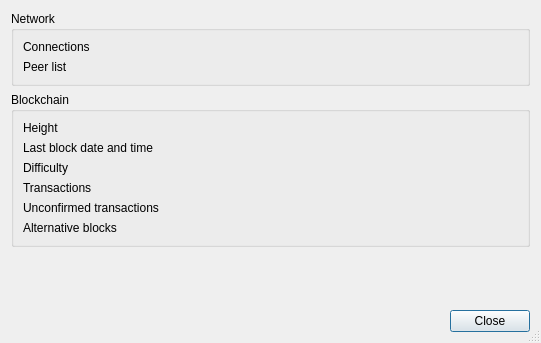
<?xml version="1.0" encoding="UTF-8"?>
<ui version="4.0">
  <class>InfoDialog</class>
  <widget class="QDialog" name="InfoDialog">
    <property name="windowModality">
      <enum>Qt::NonModal</enum>
    </property>
    <property name="geometry">
      <rect>
        <x>0</x>
        <y>0</y>
        <width>541</width>
        <height>343</height>
      </rect>
    </property>
    <property name="windowTitle">
      <string>Information</string>
    </property>
    <property name="sizeGripEnabled">
      <bool>true</bool>
    </property>
    <property name="modal">
      <bool>false</bool>
    </property>
    <layout class="QVBoxLayout" name="verticalLayout">
      <item>
        <widget class="QGroupBox" name="groupBox">
          <property name="title">
            <string>Network</string>
          </property>
          <layout class="QGridLayout" name="gridLayout">
            <item row="0" column="0">
              <widget class="QLabel" name="label">
                <property name="minimumSize">
                  <size>
                    <width>150</width>
                    <height>0</height>
                  </size>
                </property>
                <property name="text">
                  <string>Connections</string>
                </property>
              </widget>
            </item>
            <item row="0" column="1">
              <widget class="QLabel" name="m_connections">
                <property name="text">
                  <string/>
                </property>
              </widget>
            </item>
            <item row="1" column="0">
              <widget class="QLabel" name="label_7">
                <property name="minimumSize">
                  <size>
                    <width>150</width>
                    <height>0</height>
                  </size>
                </property>
                <property name="text">
                  <string>Peer list</string>
                </property>
              </widget>
            </item>
            <item row="1" column="1">
              <widget class="QLabel" name="m_peerList">
                <property name="text">
                  <string/>
                </property>
              </widget>
            </item>
          </layout>
        </widget>
      </item>
      <item>
        <widget class="QGroupBox" name="groupBox_2">
          <property name="title">
            <string>Blockchain</string>
          </property>
          <layout class="QGridLayout" name="gridLayout_2">
            <item row="0" column="0">
              <widget class="QLabel" name="label_2">
                <property name="minimumSize">
                  <size>
                    <width>150</width>
                    <height>0</height>
                  </size>
                </property>
                <property name="text">
                  <string>Height</string>
                </property>
              </widget>
            </item>
            <item row="0" column="1">
              <widget class="QLabel" name="m_height">
                <property name="text">
                  <string/>
                </property>
              </widget>
            </item>
            <item row="1" column="0">
              <widget class="QLabel" name="label_8">
                <property name="minimumSize">
                  <size>
                    <width>150</width>
                    <height>0</height>
                  </size>
                </property>
                <property name="text">
                  <string>Last block date and time</string>
                </property>
              </widget>
            </item>
            <item row="1" column="1">
              <widget class="QLabel" name="m_blockTime">
                <property name="text">
                  <string/>
                </property>
              </widget>
            </item>
            <item row="2" column="0">
              <widget class="QLabel" name="label_3">
                <property name="minimumSize">
                  <size>
                    <width>150</width>
                    <height>0</height>
                  </size>
                </property>
                <property name="text">
                  <string>Difficulty</string>
                </property>
              </widget>
            </item>
            <item row="2" column="1">
              <widget class="QLabel" name="m_difficulty">
                <property name="text">
                  <string/>
                </property>
              </widget>
            </item>
            <item row="3" column="0">
              <widget class="QLabel" name="label_4">
                <property name="minimumSize">
                  <size>
                    <width>150</width>
                    <height>0</height>
                  </size>
                </property>
                <property name="text">
                  <string>Transactions</string>
                </property>
              </widget>
            </item>
            <item row="3" column="1">
              <widget class="QLabel" name="m_txCount">
                <property name="text">
                  <string/>
                </property>
              </widget>
            </item>
            <item row="4" column="0">
              <widget class="QLabel" name="label_5">
                <property name="minimumSize">
                  <size>
                    <width>150</width>
                    <height>0</height>
                  </size>
                </property>
                <property name="text">
                  <string>Unconfirmed transactions</string>
                </property>
              </widget>
            </item>
            <item row="4" column="1">
              <widget class="QLabel" name="m_txPoolSize">
                <property name="text">
                  <string/>
                </property>
              </widget>
            </item>
            <item row="5" column="0">
              <widget class="QLabel" name="label_6">
                <property name="minimumSize">
                  <size>
                    <width>150</width>
                    <height>0</height>
                  </size>
                </property>
                <property name="text">
                  <string>Alternative blocks</string>
                </property>
              </widget>
            </item>
            <item row="5" column="1">
              <widget class="QLabel" name="m_altBlocksCount">
                <property name="text">
                  <string/>
                </property>
              </widget>
            </item>
          </layout>
        </widget>
      </item>
      <item>
        <spacer name="verticalSpacer">
          <property name="orientation">
            <enum>Qt::Vertical</enum>
          </property>
          <property name="sizeHint" stdset="0">
            <size>
              <width>20</width>
              <height>82</height>
            </size>
          </property>
        </spacer>
      </item>
      <item>
        <layout class="QHBoxLayout" name="horizontalLayout_2">
          <item>
            <spacer name="horizontalSpacer">
              <property name="orientation">
                <enum>Qt::Horizontal</enum>
              </property>
              <property name="sizeHint" stdset="0">
                <size>
                  <width>40</width>
                  <height>20</height>
                </size>
              </property>
            </spacer>
          </item>
          <item>
            <widget class="QPushButton" name="m_okButton">
              <property name="text">
                <string>Close</string>
              </property>
            </widget>
          </item>
        </layout>
      </item>
    </layout>
  </widget>
  <resources/>
  <connections>
    <connection>
      <sender>m_okButton</sender>
      <signal>clicked()</signal>
      <receiver>InfoDialog</receiver>
      <slot>close()</slot>
      <hints>
        <hint type="sourcelabel">
          <x>500</x>
          <y>62</y>
        </hint>
        <hint type="destinationlabel">
          <x>276</x>
          <y>44</y>
        </hint>
      </hints>
    </connection>
  </connections>
</ui>
